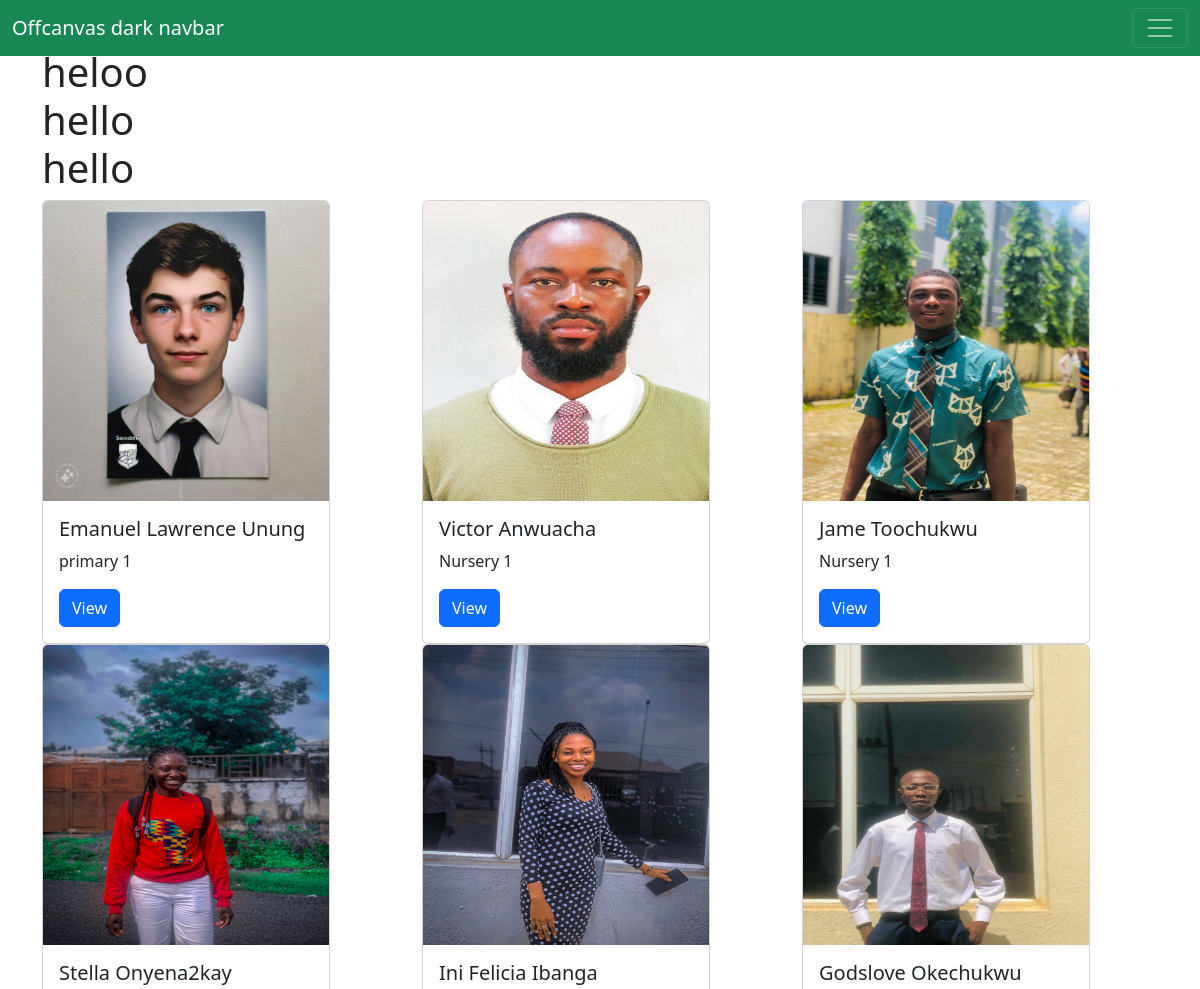
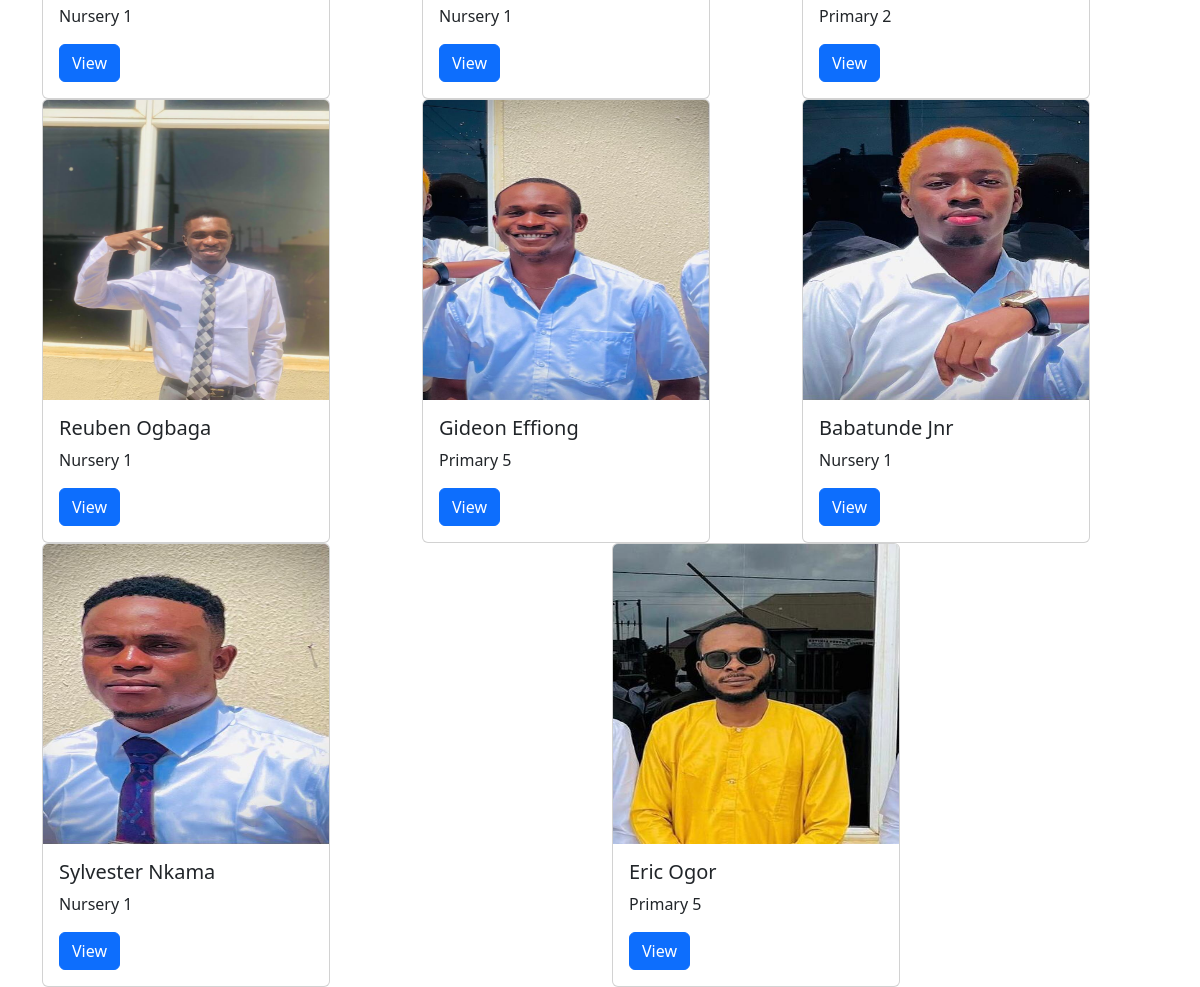
The page / on the database its author committed (2 pictures, top to bottom).
### core/models.py (models this page shows, shortened)
class Student(models.Model):
    session = models.ForeignKey(Class, related_name='students', on_delete=models.CASCADE, null=True)
    name = models.CharField(max_length=100)
    description = models.TextField()
    created_by = models.ForeignKey(User, related_name='students', on_delete=models.CASCADE)
    created_at = models.DateTimeField(auto_now_add=True)
    modified_at = models.DateTimeField(auto_now=True)
    image = models.ImageField(upload_to='images')

class Class(models.Model):
    name = models.CharField(max_length=200)
    class Meta:
        verbose_name_plural = "Classes"
        ordering = ['name']
    def __str__(self):
        return self.name

### core/views.py (the view)
# urls.py: path('', views.home, name='home')
def home(request):
    students = Student.objects.all()
    context = {"students": students}
    return render(request, 'core/home.html', context)

### templates/core/home.html (shortened to what this page needs)
    {% extends 'core/base.html' %}
     {% block content %}
        <h1>
            <br>
            heloo
            <br>
            hello
            <br>
            hello
        </h1>
    <div class="row">
        {% for student in students %}
        <div class="col">
            <div class="card" style="width: 18rem;">
              <img src="{{ student.image.url }}" class="card-img-top" alt="..." height="300" width="250">
              <div class="card-body">
                <h5 class="card-title">{{ student.name }}</h5>
                <p class="card-text">{{ student.session }}</p>
                <a href="#" class="btn btn-primary">View</a>
              </div>
            </div>
        </div>
        {% endfor %}
    </div>
     {% endblock content %}

### templates/core/base.html (shortened to what this page needs)
{% load static %}
<!doctype html>
<html lang="en">
  <head>
    <link href="https://cdn.jsdelivr.net/npm/bootstrap@5.3.3/dist/css/bootstrap.min.css" rel="stylesheet">
  </head>
  <body>
    <nav class="navbar navbar-dark bg-success fixed-top">
  <div class="container-fluid">
    <a class="navbar-brand" href="#">Offcanvas dark navbar</a>
    <button class="navbar-toggler" type="button" data-bs-toggle="offcanvas" data-bs-target="#offcanvasDarkNavbar" aria-controls="offcanvasDarkNavbar" aria-label="Toggle navigation">
      <span class="navbar-toggler-icon"></span>
    </button>
  </div>
</nav>
    <div class="container">
      {% block content %}
      {% endblock content %}
     </div>
  </body>
</html>

### rows shown on the page
Student: image (picture), name "Emanuel Lawrence Unung", session "primary 1"
Student: image (picture), name "Victor Anwuacha", session "Nursery 1"
Student: image (picture), name "Jame Toochukwu", session "Nursery 1"
Student: image (picture), name "Stella Onyena2kay", session "Nursery 1"
Student: image (picture), name "Ini Felicia Ibanga", session "Nursery 1"
Student: image (picture), name "Godslove Okechukwu", session "Primary 2"
Student: image (picture), name "Reuben Ogbaga", session "Nursery 1"
Student: image (picture), name "Gideon Effiong", session "Primary 5"
Student: image (picture), name "Babatunde Jnr", session "Nursery 1"
Student: image (picture), name "Sylvester Nkama", session "Nursery 1"
Student: image (picture), name "Eric Ogor", session "Primary 5"
